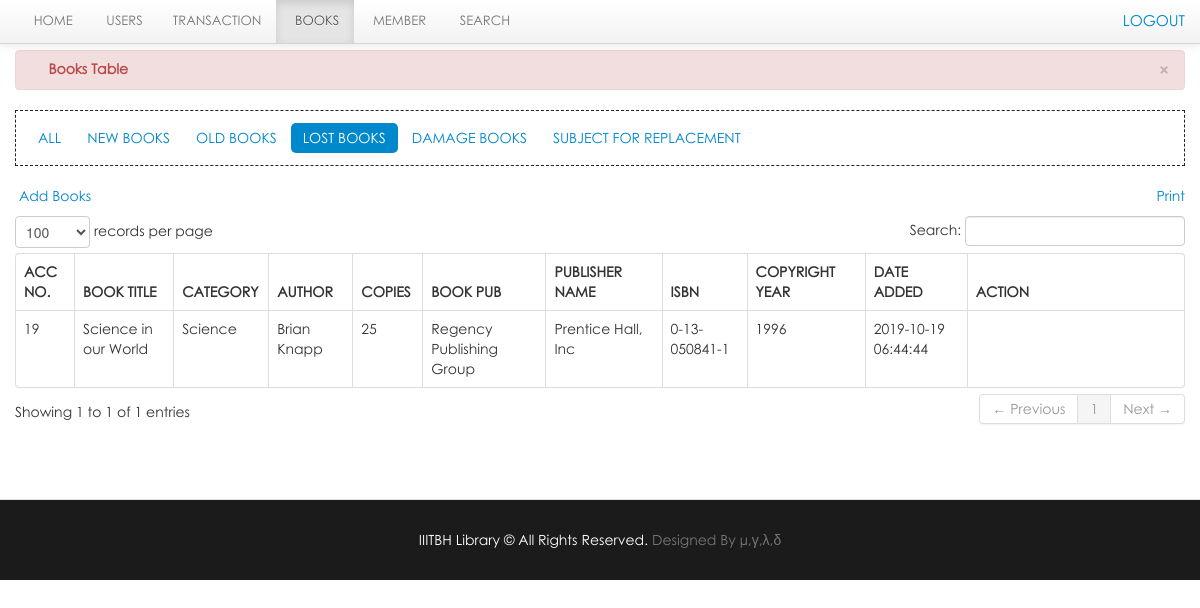
/lms/librarian/lost.php (signed in), run on the app's committed database.
### tables this page shows
CREATE TABLE `book` (
  `book_id` int(11) NOT NULL,
  `book_title` varchar(100) NOT NULL,
  `category_id` int(50) NOT NULL,
  `author` varchar(50) NOT NULL,
  `book_copies` int(11) NOT NULL,
  `book_pub` varchar(100) NOT NULL,
  `publisher_name` varchar(100) NOT NULL,
  `isbn` varchar(50) NOT NULL,
  `copyright_year` int(11) NOT NULL,
  `Shelf/Rack` varchar(11) NOT NULL,
  `date_receive` varchar(20) NOT NULL,
  `date_added` datetime NOT NULL,
  `status` varchar(30) NOT NULL
);

CREATE TABLE `category` (
  `category_id` int(11) NOT NULL,
  `classname` varchar(50) DEFAULT NULL
);

### lms/librarian/lost.php (the view, shortened to what this page needs)
<?php include('header.php'); ?>
<?php include('navbar_books.php'); ?>
    <div class="container">
		<div class="margin-top">
			<div class="row">
			<div class="span12">
			   <div class="alert alert-danger">
                                    <button type="button" class="close" data-dismiss="alert">&times;</button>
                                    <strong><i class="icon-user icon-large"></i>&nbsp;Books Table</strong>
                                </div>
								    <ul class="nav nav-pills">
										<li><a href="books.php">All</a></li>
										<li><a href="new_books.php">New Books</a></li>
										<li><a href="old_books.php">Old Books</a></li>
										<li  class="active"><a href="lost.php">Lost Books</a></li>
										<li><a href="damage.php">Damage Books</a></li>
										<li><a href="sub_rep.php">Subject for Replacement</a></li>
									</ul>
                            <table cellpadding="0" cellspacing="0" border="0" class="table  table-bordered" id="example">
								<div class="pull-right">
								<a href="" onclick="window.print()" class="btn-default">Print</a>
								</div>
								<p><a href="add_books.php" class="btn-default">&nbsp;Add Books</a></p>
                                <thead>
                                    <tr>
									    <th>Acc No.</th>
                                        <th>Book Title</th>
                                        <th>Category</th>
										<th>Author</th>
										<th class="action">copies</th>
										<th>Book Pub</th>
										<th>Publisher Name</th>
										<th>ISBN</th>
										<th>Copyright Year</th>
										<th>Date Added</th>
										<th class="action">Action</th>
                                    </tr>
                                </thead>
                                <tbody>
                                  <?php  $user_query=mysqli_query($con,"select * from book where status = 'lost'")or die(mysql_error());
									while($row=mysqli_fetch_array($user_query)){
									$id=$row['book_id'];
									$cat_id=$row['category_id'];
											$cat_query = mysqli_query($con,"select * from category where category_id = '$cat_id'")or die(mysql_error());
											$cat_row = mysqli_fetch_array($cat_query);
									?>
									<tr class="del<?php echo $id ?>">
                                    <td><?php echo $row['book_id']; ?></td>
                                    <td><?php echo $row['book_title']; ?></td>
									<td><?php echo $cat_row ['classname']; ?> </td>
                                    <td><?php echo $row['author']; ?> </td>
                                    <td class="action"><?php echo $row['book_copies']; ?> </td>
                                     <td><?php echo $row['book_pub']; ?></td>
									 <td><?php echo $row['publisher_name']; ?></td>
									 <td><?php echo $row['isbn']; ?></td>
									 <td><?php echo $row['copyright_year']; ?></td>
									 <td><?php echo $row['date_added']; ?></td>
                                    <td class="action">
                                     <div class="span2">
                                        <a rel="tooltip"  title="Delete" id="<?php echo $id; ?>" href="#delete_book<?php echo $id; ?>" data-toggle="modal"    class="btn-default"><i class="icon-trash icon-large"></i></a>
										<div class="span1">
										<a  rel="tooltip"  title="Edit" id="e<?php echo $id; ?>" href="edit_book.php<?php echo '?id='.$id; ?>" class="btn-default"><i class="icon-pencil icon-large"></i></a>
										</div></div>
                                    </td>
                                    </tr>
									<?php  }  ?>
                                </tbody>
                            </table>
			</div>
			</div>
		</div>
    </div>
<?php include('footer.php') ?>

### lms/css/docs.css (style rules this page uses)
body { font-family:'TR Century Gothic',Helvetica,Arial,sans-serif !important; }
.alert { text-shadow: none; }
.nav-tabs, .nav-pills { border: 1px dashed #222 !important; padding: 10px; }
th { text-transform:uppercase; }
.nav li a { text-transform:uppercase; }
.margin-top { margin-top:50px; }
body { background: url(../img/grid_noise.png); position: relative; }

### lms/css/print.css (style rules this page uses)
.action { display:none; }
th { text-align:left; }
td { text-align:left; border-top:1px solid; padding:2px; }
.alert { display:none; }
body { font-family:arial; font-size:13px; }
.nav { display:none; }

### data on the page
book: book_id "19", book_title "Science in our World", category.classname "Science", author "Brian Knapp", book_copies "25", book_pub "Regency Publishing Group", publisher_name "Prentice Hall, Inc", isbn "0-13-050841-1", copyright_year "1996", date_added "2019-10-19 06:44:44"
